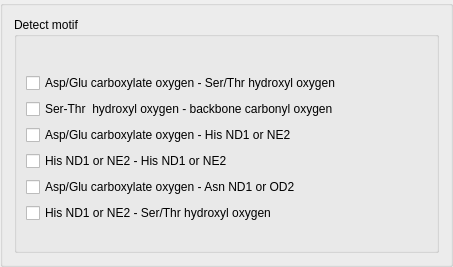
<?xml version="1.0" encoding="UTF-8"?>
<ui version="4.0">
 <class>GroupBox</class>
 <widget class="QGroupBox" name="GroupBox">
  <property name="geometry">
   <rect>
    <x>0</x>
    <y>0</y>
    <width>453</width>
    <height>267</height>
   </rect>
  </property>
  <property name="sizePolicy">
   <sizepolicy hsizetype="Preferred" vsizetype="Minimum">
    <horstretch>0</horstretch>
    <verstretch>0</verstretch>
   </sizepolicy>
  </property>
  <property name="windowTitle">
   <string>GroupBox</string>
  </property>
  <layout class="QVBoxLayout" name="verticalLayout">
   <item>
    <widget class="QGroupBox" name="groupBox">
     <property name="title">
      <string>Detect motif</string>
     </property>
     <layout class="QVBoxLayout" name="verticalLayout_3">
      <item>
       <layout class="QVBoxLayout" name="verticalLayout_2">
        <property name="topMargin">
         <number>10</number>
        </property>
        <item>
         <widget class="QCheckBox" name="checkBox_asp_ser">
          <property name="text">
           <string>Asp/Glu carboxylate oxygen - Ser/Thr hydroxyl oxygen</string>
          </property>
         </widget>
        </item>
        <item>
         <widget class="QCheckBox" name="checkBox_ser_backbone">
          <property name="text">
           <string>Ser-Thr  hydroxyl oxygen - backbone carbonyl oxygen</string>
          </property>
         </widget>
        </item>
        <item>
         <widget class="QCheckBox" name="checkBox_glu_his">
          <property name="text">
           <string>Asp/Glu carboxylate oxygen - His ND1 or NE2</string>
          </property>
         </widget>
        </item>
        <item>
         <widget class="QCheckBox" name="checkBox_his_his">
          <property name="text">
           <string>His ND1 or NE2 - His ND1 or NE2</string>
          </property>
         </widget>
        </item>
        <item>
         <widget class="QCheckBox" name="checkBox_asp_asn">
          <property name="text">
           <string>Asp/Glu carboxylate oxygen - Asn ND1 or OD2</string>
          </property>
         </widget>
        </item>
        <item>
         <widget class="QCheckBox" name="checkBox_his_ser">
          <property name="text">
           <string>His ND1 or NE2 - Ser/Thr hydroxyl oxygen</string>
          </property>
         </widget>
        </item>
       </layout>
      </item>
     </layout>
    </widget>
   </item>
  </layout>
 </widget>
 <resources/>
 <connections/>
</ui>
